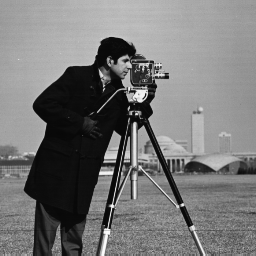
#> input picture lectures/assets/plots1/cameraman.png, 256 x 256 px
$ python shape_features.py
#> lines starting #> are read from the running program, lines starting #| are printed output that depends on the picture; after the words box and inside, x2 and y2 are one past the last pixel; in counts of white or black regions, pixels touching at a corner belong together
# %%
import matplotlib.patches as patches
import numpy as np
from skimage import data, io, filters, transform, feature
import matplotlib.pyplot as plt

plt.style.use('fivethirtyeight')

savekw = dict(bbox_inches='tight')

# %%

root = '../lectures/assets/plots2/'
cameraman = io.imread('../lectures/assets/plots1/cameraman.png')
#> cameraman is the input picture: shape (256, 256); min 7, max 253, mean 118.7
barry = io.imread(root + 'barry.png')
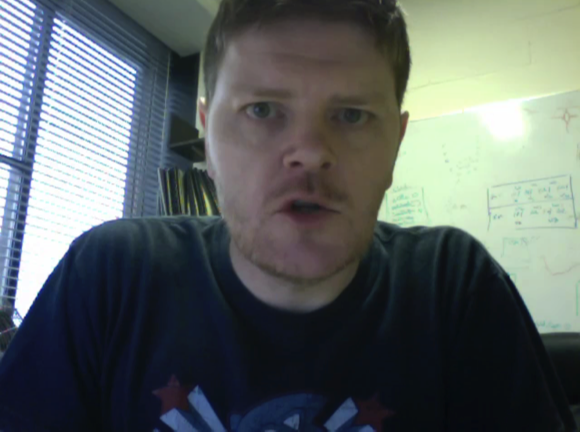
#> input picture lectures/assets/plots2/barry.png, 1160 x 863 px (shown at 1/2 size)
#> barry is the input picture: shape (863, 1160, 3); mean R, G, B 93.4, 100.8, 99.9

# %%


def plot_image_no_ticks(ax, img, interpolation='antialiased'):
    print(interpolation)
    cm = plt.cm.gray if len(img.shape) == 2 else None
    ax.imshow(img, vmin=0, vmax=255, cmap=cm, interpolation=interpolation)
    ax.axes.set_aspect('equal')
    ax.set_xticks([])
    ax.set_yticks([])

# %%


def plot_canny():
    fig, ax = plt.subplots(1, 1, figsize=(5, 5), tight_layout=True)
    ax.imshow(feature.canny(cameraman, sigma=3.0),  cmap="gray")
    ax.axes.set_aspect('equal')
    ax.set_xticks([])
    ax.set_yticks([])
    fig.savefig(root + 'cameraman-canny.png', **savekw)
    plt.close(fig)


plot_canny()

# %%


def plot_barry_rgb():
    fig, ax = plt.subplots(1, 1, figsize=(6, 5), tight_layout=True)
    plot_image_no_ticks(ax, barry)
    fig.savefig(root + 'barry-rgb.png', **savekw)
    plt.close(fig)


plot_barry_rgb()

# %%


def norm_rgb(img):
    rgb = img.sum(axis=2)
    nrgb = img / rgb[..., None]
    nrgb -= nrgb.min()
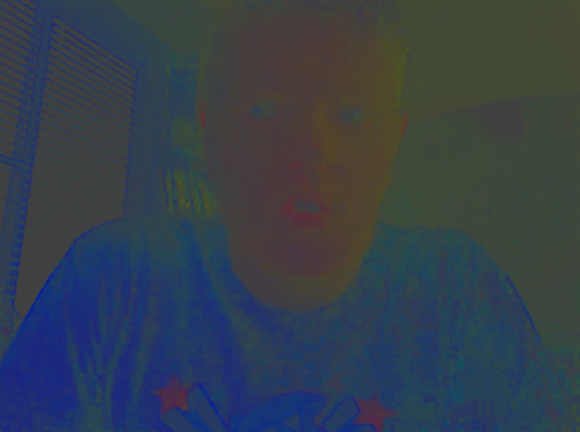
#> nrgb: shape (863, 1160, 3) float64 (shown at 1/2 size); mean R, G, B 0.21, 0.251, 0.298
    nrgb /= nrgb.max()
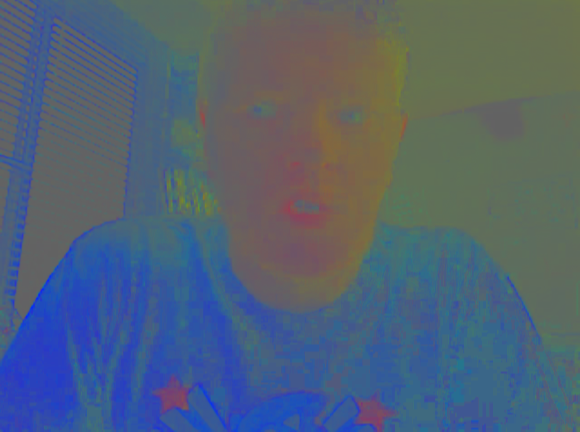
#> nrgb: shape (863, 1160, 3) float64 (shown at 1/2 size); mean R, G, B 0.322, 0.385, 0.458
    return nrgb


def plot_norm_rgb():
    fig, ax = plt.subplots(1, 1, figsize=(6, 5), tight_layout=True)
    img = norm_rgb(barry)
    plot_image_no_ticks(ax, img)
    fig.savefig(root + 'norm-rgb.png', **savekw)
    plt.close(fig)


plot_norm_rgb()

# %%

x, y, w, h = 610, 430, 30, 10


def plot_norm_rect():
    fig, ax = plt.subplots(1, 1, figsize=(6, 5), tight_layout=True)
    img = norm_rgb(barry)
    plot_image_no_ticks(ax, img)
    rect = patches.Rectangle(
        (x, y), w, h, linewidth=1, edgecolor='w', facecolor='none')
    ax.add_patch(rect)
    fig.savefig(root + 'norm-rgb-rect.png', **savekw)
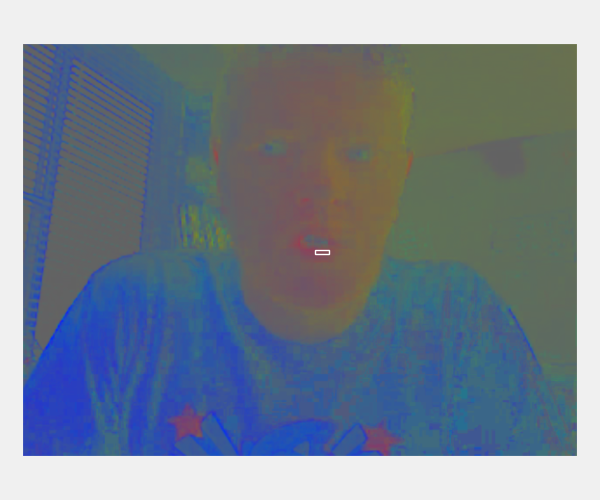
#> figure drawn by matplotlib, 1 panel
    plt.close(fig)


plot_norm_rect()

# %%

t = 0.05


def thres_img():
    img = norm_rgb(barry)
    mu = img[y:y+h, x:x+w, :].reshape(-1, 3).mean(0)
#> mu = [0.531, 0.291, 0.343]
    dist = np.sqrt(np.sum((img - mu) ** 2, -1))
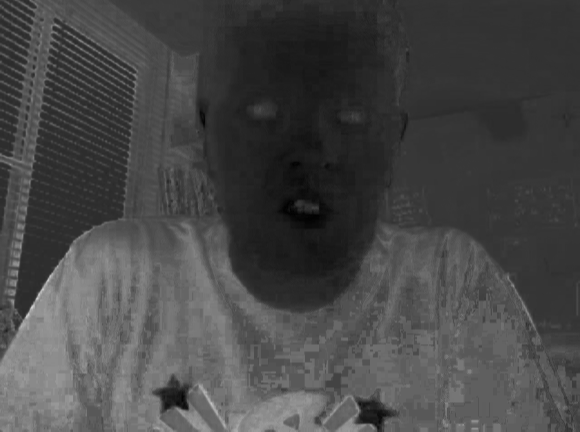
#> dist: shape (863, 1160) float64 (shown at 1/2 size); min 0.00184, max 0.84, mean 0.28
    timg = dist < t
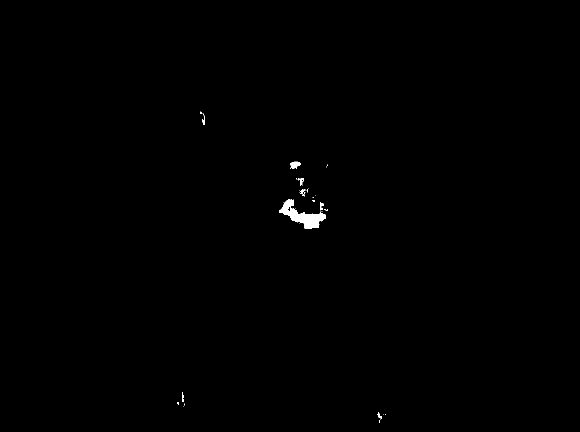
#> timg: shape (863, 1160) bool (shown at 1/2 size); 0.27% white; 46 white regions (37 under 20 px), largest, box (x1, y1, x2, y2) and area: (558, 398, 652, 457) 2012, (580, 323, 602, 337) 196, (595, 357, 608, 371) 71
    return timg


def plot_norm_threshold():
    fig, ax = plt.subplots(1, 1, figsize=(6, 5), tight_layout=True)
    timg = thres_img()
    ax.imshow(timg,  cmap="gray")
    ax.axes.set_aspect('equal')
    ax.set_xticks([])
    ax.set_yticks([])
    fig.savefig(root + 'norm-rgb-threshold.png', **savekw)
    plt.close(fig)


plot_norm_threshold()

# %%

arrow = dict(
    color='red',
    linewidth=2,
    head_length=15,
    head_width=15,
    length_includes_head=True)


def plot_w_h_threshold():
    fig, ax = plt.subplots(1, 1, figsize=(6, 5), tight_layout=True)
    timg = thres_img()
    ax.imshow(timg,  cmap="gray")
    ax.axes.set_aspect('equal')
    ax.arrow(550, 450, 120, 0, **arrow)
    ax.text(600, 500, 'w', color="r")
    ax.arrow(550, 450, 0, -60, **arrow)
    ax.text(500, 425, 'h', color="r")
    ax.set_xticks([])
    ax.set_yticks([])
    fig.savefig(root + 'artic-features.png', **savekw)
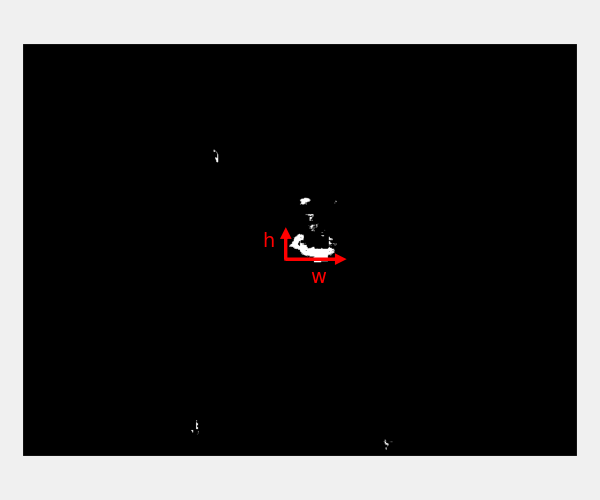
#> figure drawn by matplotlib, 1 panel
    plt.close(fig)


plot_w_h_threshold()
